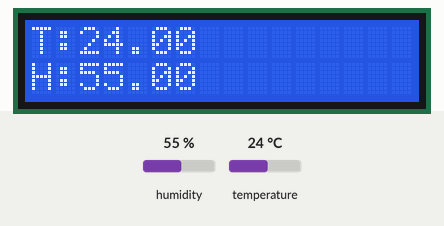
Bench run of a sketch on a simulated ESP8266 (NodeMCU). Shown: 16×2 character LCD. The inputs (shaded band) are chosen by the test bench; at power-on: humidity 55 %, temperature 24 °C.

Above: at 1.2 s.
1.3 s: humidity set to 22 %
At 2.6 s:
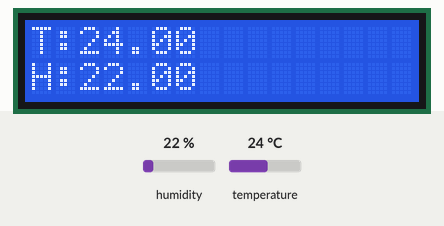
4.0 s: temperature set to 12 °C
At 5.4 s:
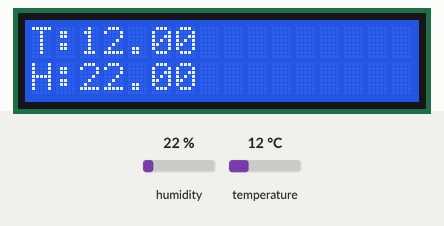
6.7 s: humidity set to 40 %
At 8.7 s:
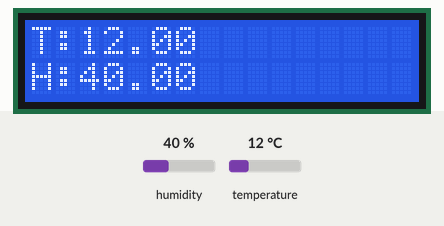
9.7 s: temperature set to 19 °C
At 11.5 s:
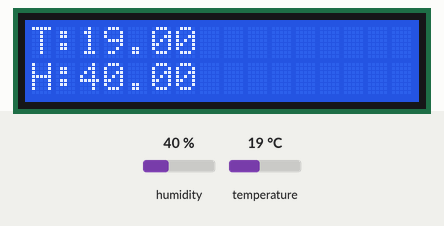
Timing chart, 0 to 13.0 s (numbered marks = the images above; inputs shaded):
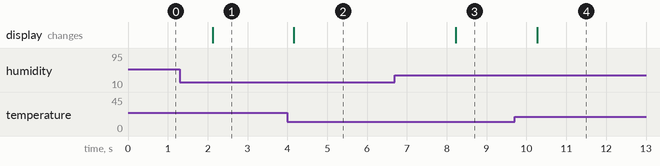

The sketch:

LCD_DHT.ino
```cpp
#include <Wire.h>
#include <LiquidCrystal_I2C.h>

#include "DHT.h"

LiquidCrystal_I2C lcd(0x27,16,2); // Cambiamos la direccion

DHT dht16(D6,DHT22);

void setup()
{
  lcd.begin();

  lcd.home();

  lcd.backlight();  // Activamos la iluminacion
}


void loop()
{

    lcd.display();
    lcd.setCursor(0, 0);
    lcd.print("T:");
    lcd.print((dht16.readTemperature( )));
    lcd.setCursor(0, 1);  // Ajustamos la posicion
    lcd.print("H:");
    lcd.print((dht16.readHumidity( )));
    delay(1000);

}
```

Measured:
- after the input at 1.3 s, the display: changes after 0.82 s (image 1)
- after the input at 4.0 s, the display: changes after 0.16 s (image 2)
- after the input at 6.7 s, the display: changes after 1.5 s (image 3)
- after the input at 9.7 s, the display: changes after 0.57 s (image 4)
